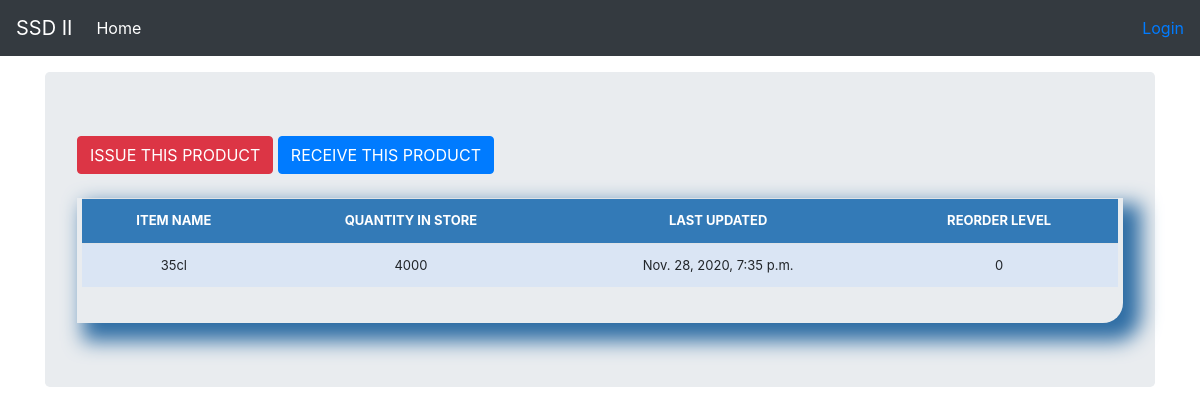
The page /stock_detail/6/ on the database its author committed.
### stockmgmt/models.py (models this page shows, shortened)
class Stock(models.Model):
    category = models.ForeignKey(Category, on_delete=models.CASCADE, blank=True)
    item_name = models.CharField(max_length=64, blank=True, null=True)
    quantity = models.IntegerField(default='0', blank=False, null=True)
    receive_quantity = models.IntegerField(default='0', blank=True, null=True)
    receive_by = models.CharField(max_length=64, blank=True, null=True)
    issue_quantity = models.IntegerField(default='0', blank=True, null=True)
    issue_by = models.CharField(max_length=64, blank=True, null=True)
    issue_to = models.CharField(max_length=64, blank=True, null=True)
    phone_number = models.CharField(max_length=64, blank=True, null=True)
    created_by = models.CharField(max_length=64, blank=True, null=True)
    reorder_level = models.IntegerField(default='0', blank=True, null=True)
    last_updated = models.DateTimeField(auto_now_add=False, auto_now=True)
    timestamp = models.DateTimeField(auto_now_add=True, auto_now=False)

### stockmgmt/views.py (the view)
# urls.py: path('stock_detail/<str:pk>/', views.stock_detail, name='stock_detail'),
def stock_detail(request, pk):
	queryset = Stock.objects.get(id=pk)
	context = {
		"queryset": queryset,
	}
	return render(request, "stockmgmt/stock_detail.html", context)

### stockmgmt/templates/stockmgmt/stock_detail.html (shortened to what this page needs)
{% load static %}
{% load crispy_forms_tags %}
<!doctype html>
<html lang="en">
  <head>
<link href="{% static 'stockmgmt/css/styles.css' %}" rel="stylesheet">
<link href="{% static 'stockmgmt/css/bootstrap.min.css' %}" rel="stylesheet">
<link href="{% static 'stockmgmt/css/navbar-top-fixed.css' %}" rel="stylesheet">
    <link href="navbar-top-fixed.css" rel="stylesheet">
  </head>
  <body>
    {% include 'stockmgmt/navbar.html' %}
    <main role="main" class="container">
      <div class="jumbotron">
        <a href="{% url 'issue_items' queryset.id %}"><div class='btn btn-danger'>ISSUE THIS PRODUCT</div></a>
        <a href="{% url 'receive_items' queryset.id %}"><div class='btn btn-primary'>RECEIVE THIS PRODUCT</div></a>
          <br><br>
          <div class="display_table">
            <table class='table'>
              <tr>
                <th>ITEM NAME</th>
                <th>QUANTITY IN STORE</th>
                <th>LAST UPDATED</th>
                <th>REORDER LEVEL</th>
              </tr>
              <tr>
                <td>{{queryset.item_name}}</td>
                <td>{{queryset.quantity}}</td>
                <td>{{queryset.last_updated}}</td>
                <td>{{queryset.reorder_level}}</td>
              </tr>
            </table>
          </div>
      </div>
    </main>
    </body>
</html>

### stockmgmt/static/stockmgmt/CSS/styles.css (style rules this page uses)
table { font-size: 13px; text-align: center; width: 95%; margin: auto; }
.table tr:nth-child(odd) { background: #B8CAE4; }
.table tr:nth-child(even) { background: #DAE5F4; }
th { background-color: #337ab7; color: white; }
.display_table { border-bottom-right-radius: 20px; padding-left: 5px; padding-right: 5px; padding-bottom: 20px; box-shadow: 12px 12px 20px 6px #2e6da4; }

### stockmgmt/static/stockmgmt/CSS/navbar-top-fixed.css (style rules this page uses)
body { min-height: 75rem; padding-top: 4.5rem; }

### rows shown on the page
Stock: item_name "35cl", quantity "4000", last_updated "Nov. 28, 2020, 7:35 p.m.", reorder_level "0"
